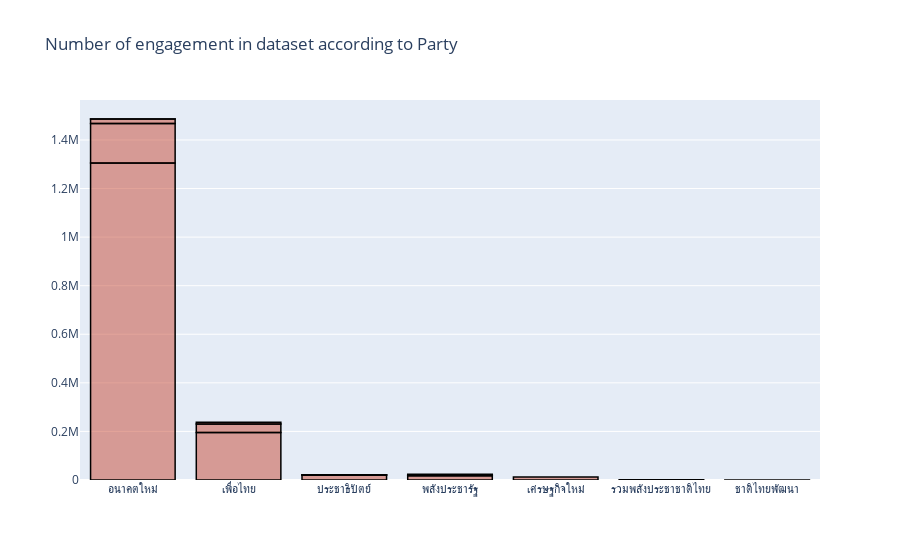

Notebook code cell kept with this figure:
### Code cell
trace1 = go.Bar(
                x = aa['Party'],
                y = aa['eng_sum'],
                name = "Number of tweets in dataset according ",
                marker = dict(color = 'rgba(200, 74, 55, 0.5)',
                             line=dict(color='rgb(0,0,0)',width=1.5)),
                )

data = [trace1]
layout = go.Layout(barmode = "group",title = 'Number of engagement in dataset according to Party')
fig = go.Figure(data = data, layout = layout)
py.iplot(fig)

### Figure 1 — Plotly figure (JSON) as saved in the notebook; plotly's stock layout.template omitted (floating-point values rounded to 4 significant figures)
{"data": [{"marker": {"color": "rgba(200, 74, 55, 0.5)", "line": {"color": "rgb(0,0,0)", "width": 1.5}}, "name": "Number of tweets in dataset according ", "type": "bar", "x": ["อนาคตใหม่", "เพื่อไทย", "อนาคตใหม่", "เพื่อไทย", "ประชาธิปัตย์", "พลังประชารัฐ", "อนาคตใหม่", "เศรษฐกิจใหม่", "เพื่อไทย", "พลังประชารัฐ", "ประชาธิปัตย์", "รวมพลังประชาชาติไทย", "อนาคตใหม่", "ประชาธิปัตย์", "ชาติไทยพัฒนา"], "y": [1304833, 195416, 163298, 35060, 19879, 17958, 17608, 12300, 7741, 5443, 1346, 532, 501, 115, 41]}], "layout": {"barmode": "group", "title": {"text": "Number of engagement in dataset according to Party"}}}
